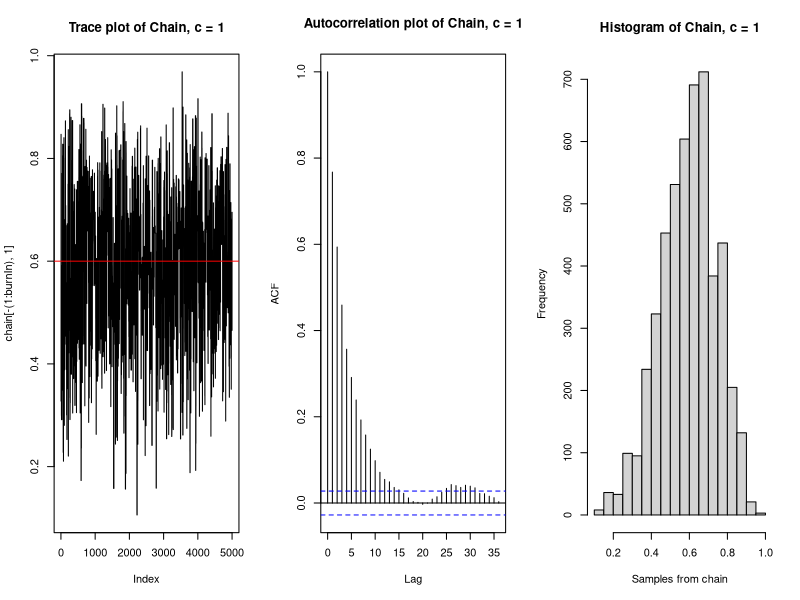
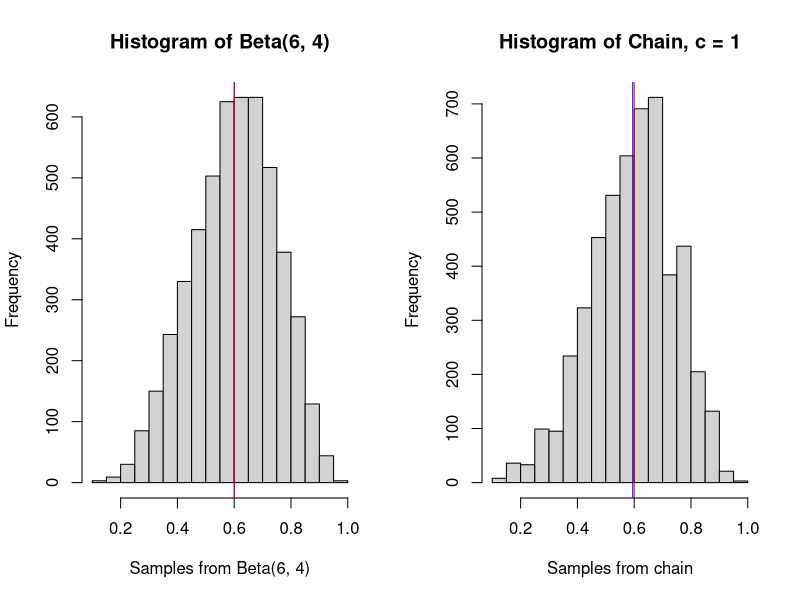
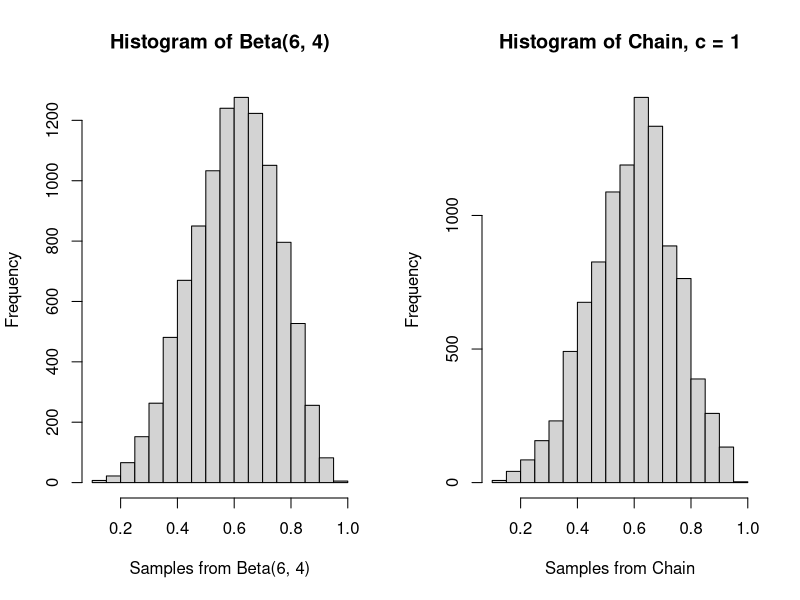
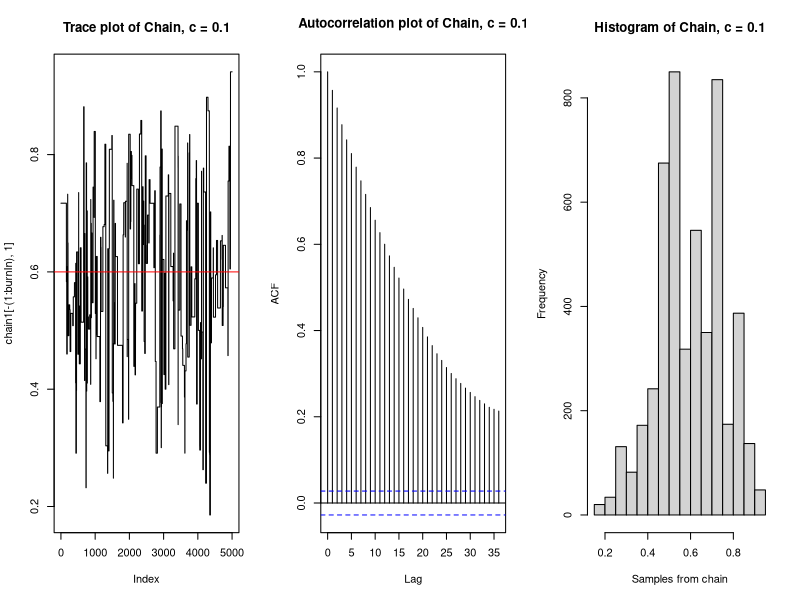
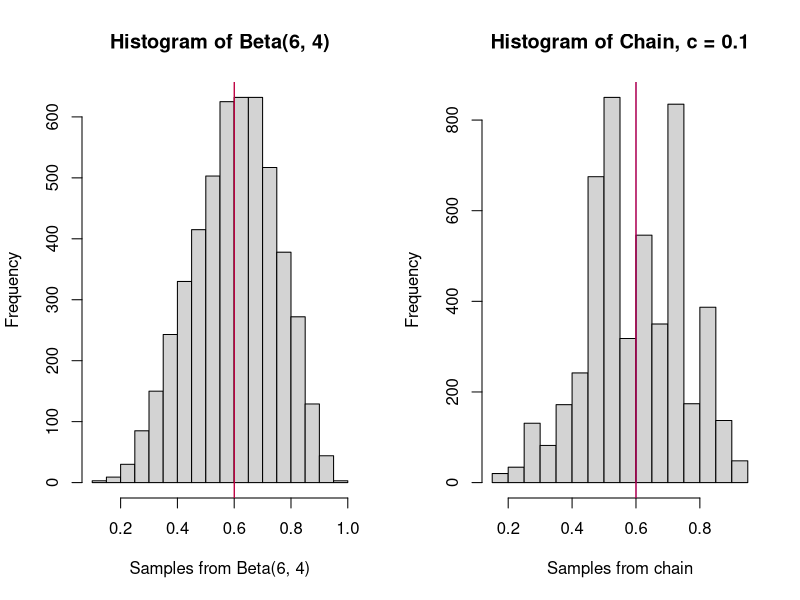
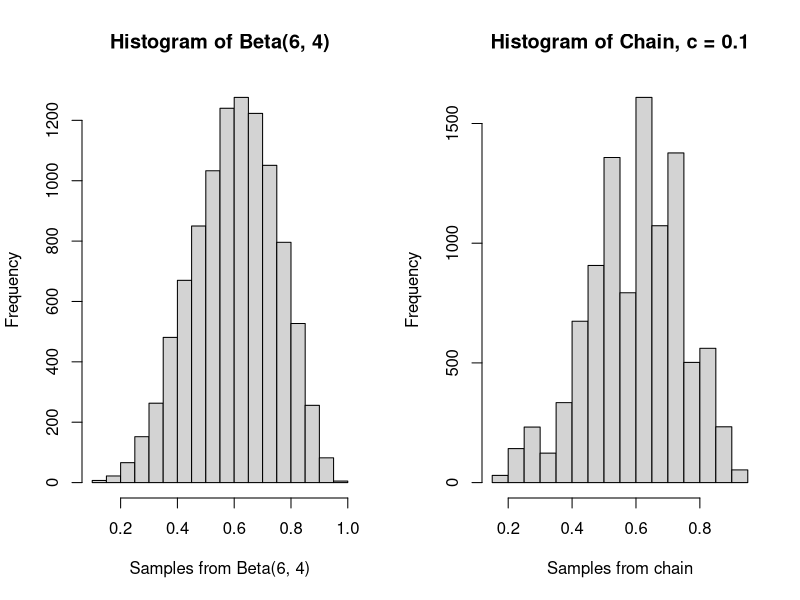
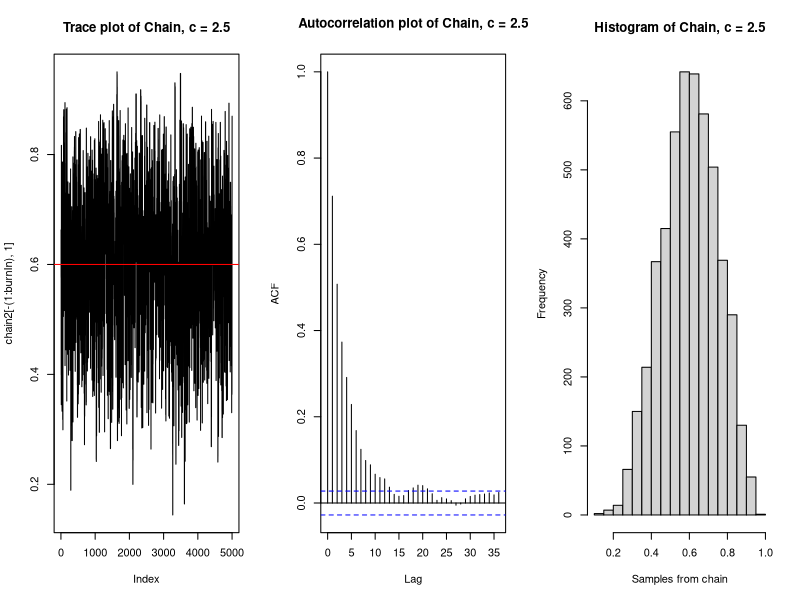
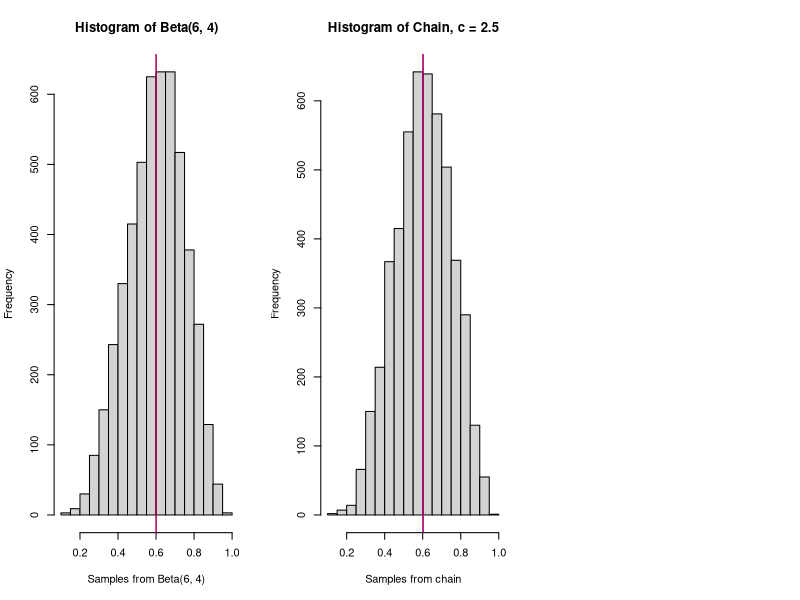

Recreate these plots in R, in order.
## ---- chunk 1
knitr::opts_chunk$set(echo = TRUE)
## ---- chunk 2
a <- 6
b <- 4

likelihood <- function(param){
  singlelikelihoods = dbeta(param, a, b, log = T)
}

prior <- function(param){
  pr = dunif(param, min=0, max=1, log = T)
  return(pr)
}

posterior <- function(param){
  return (exp(likelihood(param) + prior(param)))
}
## ---- chunk 3
metropolis_MCMC <- function(startvalue, iterations, c){
  chain = array(dim = c(iterations+1,1))
  chain[1,] = startvalue
  for (i in 1:iterations){
    proposal = rbeta(1, c*chain[i,], c*(1-chain[i,]))
    probab = (posterior(proposal)*dbeta(chain[i,],c*proposal,c*(1-proposal)))/
      (posterior(chain[i,])*dbeta(proposal, c*chain[i,], c*(1-chain[i,])))
    if (runif(1) < probab){
      chain[i+1,] = proposal
    }else{
      chain[i+1,] = chain[i,]
    }
  }
  return(chain)
}
## ---- chunk 4
startvalue <- runif(1, 0, 1)
chain=metropolis_MCMC(startvalue, 10000, c=1)
test <- rbeta(10000, 6, 4)
## ---- chunk 5
# Performance of the sampler: c = 1 with BurnIn
par(mfrow=c(1,3))
test2 <- test[5001:10000]
burnIn = 5000
acceptance = 1-mean(duplicated(chain[-(1:burnIn),]))
plot(chain[-(1:burnIn),1], type='l', main = "Trace plot of Chain, c = 1")
abline(h=0.6, col="red")
acf(chain[-(1:burnIn),1], main = "Autocorrelation plot of Chain, c = 1")
hist(chain[-(1:burnIn),1], xlab = "Samples from chain", main = "Histogram of Chain, c = 1") 
## ---- chunk 6
# Histogram of the target distribution Beta(6,4) vs. the Chain with burnIn
par(mfrow=c(1,2))
hist(test2, xlab = "Samples from Beta(6, 4)", main = "Histogram of Beta(6, 4)")
abline(v=mean(test2), col="blue")
abline(v=0.6, col="red")
hist(chain[-(1:burnIn),1], xlab = "Samples from chain", main = "Histogram of Chain, c = 1") 
abline(v = mean(chain[-(1:burnIn),1]), col="blue")
abline(v=0.6, col="red")
## ---- chunk 7
# Histogram of the chain vs. the target distribution Beta(6,4) without BurnIn
par(mfrow=c(1,2))
hist(test, xlab = "Samples from Beta(6, 4)", main = "Histogram of Beta(6, 4)")
hist(chain, xlab = "Samples from Chain", main = "Histogram of Chain, c = 1")
## ---- chunk 8
# Kolmogorov-Smirnov statistic
test2 <- sort(test2)
chainks <- sort(chain[-(1:burnIn),1])
ks.test(chainks, test2)
## ---- chunk 9
# c = 0.1 / c = 2.5 / c = 10
chain1=metropolis_MCMC(startvalue, 10000, c=0.1)
chain2=metropolis_MCMC(startvalue, 10000, c=2.5)
chain3=metropolis_MCMC(startvalue, 10000, c=10)

# Performance of the sampler: c = 0.1
par(mfrow=c(1,3))
acceptance1 = 1-mean(duplicated(chain1[-(1:burnIn),]))
plot(chain1[-(1:burnIn),1], type='l', main = "Trace plot of Chain, c = 0.1")
abline(h=0.6, col="red")
acf(chain1[-(1:burnIn),1], main = "Autocorrelation plot of Chain, c = 0.1")
hist(chain1[-(1:burnIn),1], xlab = "Samples from chain", main = "Histogram of Chain, c = 0.1") 

# Histogram of the target distribution Beta(6,4) vs. the Chain after burnIn
par(mfrow=c(1,2))
hist(test2, xlab = "Samples from Beta(6, 4)", main = "Histogram of Beta(6, 4)")
abline(v=mean(test2), col="blue")
abline(v=0.6, col="red")
hist(chain1[-(1:burnIn),1], xlab = "Samples from chain", main = "Histogram of Chain, c = 0.1") 
abline(v = mean(chain1[-(1:burnIn),1]), col="blue")
abline(v=0.6, col="red")

# Comparing the histogram of the chain with the target distribution Beta(6,4)
par(mfrow=c(1,2))
hist(test, xlab = "Samples from Beta(6, 4)", main = "Histogram of Beta(6, 4)")
hist(chain1, xlab = "Samples from chain", main = "Histogram of Chain, c = 0.1")


# Kolmogorov-Smirnov statistic
chain1ks <- sort(chain1[-(1:burnIn),1])
ks.test(chain1ks, test2)

## ---- chunk 10
# Performance of the sampler: c = 2.5
par(mfrow=c(1,3))
acceptance2 = 1-mean(duplicated(chain2[-(1:burnIn),]))
plot(chain2[-(1:burnIn),1], type='l', main = "Trace plot of Chain, c = 2.5")
abline(h=0.6, col="red")
acf(chain2[-(1:burnIn),1], main = "Autocorrelation plot of Chain, c = 2.5")
hist(chain2[-(1:burnIn),1], xlab = "Samples from chain", main = "Histogram of Chain, c = 2.5") 

# Histogram of the target distribution Beta(6,4) vs. the Chain after burnIn
hist(test2, xlab = "Samples from Beta(6, 4)", main = "Histogram of Beta(6, 4)")
abline(v=mean(test2), col="blue")
abline(v=0.6, col="red")
hist(chain2[-(1:burnIn),1], xlab = "Samples from chain", main = "Histogram of Chain, c = 2.5") 
abline(v = mean(chain2[-(1:burnIn),1]), col="blue")
abline(v=0.6, col="red")

# Comparing the histogram of the chain with the target distribution Beta(6,4)
par(mfrow=c(1,2))
hist(test, xlab = "Samples from Beta(6, 4)", main = "Histogram of Beta(6, 4)")
hist(chain2, xlab = "Samples from chain", main = "Histogram of Chain, c = 2.5")

# Kolmogorov-Smirnov statistic
chain2ks <- sort(chain2[-(1:burnIn),1])
ks.test(chain2ks, test2)

## ---- chunk 11
# Performance of the sampler: c = 10
par(mfrow=c(1,3))
acceptance3 = 1-mean(duplicated(chain3[-(1:burnIn),]))
plot(chain3[-(1:burnIn),1], type='l', main = "Trace plot of Chain, c = 10")
abline(h=0.6, col="red")
acf(chain3[-(1:burnIn),1], main = "Autocorrelation plot of Chain, c = 10")
hist(chain3[-(1:burnIn),1], xlab = "Samples from chain", main = "Histogram of Chain, c = 10") 

# Histogram of the target distribution Beta(6,4) vs. the Chain after burnIn
hist(test2, xlab = "Samples from Beta(6, 4)", main = "Histogram of Beta(6, 4)")
abline(v=mean(test2), col="blue")
abline(v=0.6, col="red")
hist(chain3[-(1:burnIn),1], xlab = "Samples from chain", main = "Histogram of Chain, c = 10") 
abline(v = mean(chain3[-(1:burnIn),1]), col="blue")
abline(v=0.6, col="red")

# Comparing the histogram of the chain with the target distribution Beta(6,4)
par(mfrow=c(1,2))
hist(test, xlab = "Samples from Beta(6, 4)", main = "Histogram of Beta(6, 4)")
hist(chain3, xlab = "Samples from chain", main = "Histogram of Chain, c = 10")

# Kolmogorov-Smirnov statistic
chain3ks <- sort(chain3[-(1:burnIn),1])
ks.test(chain3ks, test2)
